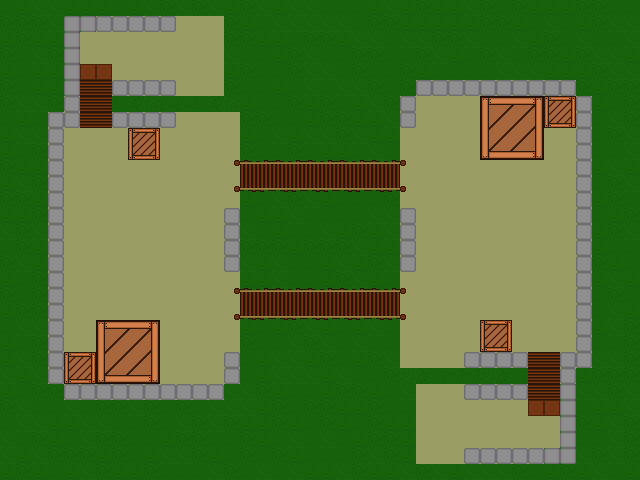

This is a level from a 2D game, rendered from its Tiled map with the project's own tilesets. A one-line summary and the map file follow, with tile-layer data summarised:
An orthogonal 40x30 tile map with 16x16 px tiles, 4 tile layers (ground, obstacles, stairs and bridge, decorations), 3 tilesets and 49 objects (6x spawn, 6x weaponspawn, 2x team, 2x itemspawn).

<map version="1.0" orientation="orthogonal" renderorder="right-down" width="40" height="30" tilewidth="16" tileheight="16" nextobjectid="79">
 <properties>
  <property name="ffa" value="true" />
  <property name="name" value="Castle Kung" />
  <property name="team" value="true" />
 </properties>
 <tileset firstgid="1" name="castle_Set" tilewidth="16" tileheight="16" tilecount="16" columns="4">
  <image source="sprites/castle_Set.png" width="64" height="64" />
 </tileset>
 <tileset firstgid="17" name="landscapetextures" tilewidth="16" tileheight="16" tilecount="32" columns="8">
  <image source="sprites/landscapetextures.png" width="128" height="64" />
 </tileset>
 <tileset firstgid="49" name="obstaclesSheet" tilewidth="16" tileheight="16" tilecount="128" columns="16">
  <image source="sprites/obstaclesSheet.png" width="256" height="128" />
 </tileset>
 <layer name="ground" width="40" height="30">
  <data>[1200 cells, 1200 non-empty, 5 distinct tile ids]</data>
 </layer>
 <objectgroup name="spawnzones">
  <object id="55" name="Left_team" type="team" x="80" y="144" width="32" height="160">
   <properties>
    <property name="team_id" value="1" />
   </properties>
  </object>
  <object id="56" name="Right_team" type="team" x="528" y="176" width="32" height="160">
   <properties>
    <property name="team_id" value="2" />
   </properties>
  </object>
 </objectgroup>
 <objectgroup name="spawnpoints">
  <object id="68" name="spawn1" type="spawn" x="432" y="416" width="16" height="16">
   <ellipse />
  </object>
  <object id="69" name="spawn1" type="spawn" x="192" y="48" width="16" height="16">
   <ellipse />
  </object>
  <object id="71" name="spawn1" type="spawn" x="560" y="128" width="16" height="16">
   <ellipse />
  </object>
  <object id="72" name="spawn1" type="spawn" x="80" y="336" width="16" height="16">
   <ellipse />
  </object>
  <object id="73" name="spawn1" type="spawn" x="176" y="352" width="16" height="16">
   <ellipse />
  </object>
  <object id="74" name="spawn1" type="spawn" x="464" y="96" width="16" height="16">
   <ellipse />
  </object>
 </objectgroup>
 <layer name="obstacles" width="40" height="30">
  <data>[1200 cells, 322 non-empty, 25 distinct tile ids]</data>
 </layer>
 <layer name="stairs and bridge" width="40" height="30">
  <data>[1200 cells, 56 non-empty, 6 distinct tile ids]</data>
 </layer>
 <layer name="decorations" width="40" height="30">
  <data>[1200 cells, 48 non-empty, 2 distinct tile ids]</data>
 </layer>
 <objectgroup name="collision">
  <object id="2" x="176" y="0" width="47" height="15.5">
   <properties>
    <property name="collision_level" value="1" />
   </properties>
  </object>
  <object id="3" x="240" y="112" width="159.333" height="49.7037">
   <properties>
    <property name="collision_level" value="1" />
   </properties>
  </object>
  <object id="6" x="240" y="192" width="159.333" height="96">
   <properties>
    <property name="collision_level" value="1" />
   </properties>
  </object>
  <object id="7" x="240" y="320" width="159.333" height="64">
   <properties>
    <property name="collision_level" value="1" />
   </properties>
  </object>
  <object id="8" x="400" y="368" width="128" height="16">
   <properties>
    <property name="collision_level" value="1" />
   </properties>
  </object>
  <object id="9" x="224" y="0" width="192" height="96">
   <properties>
    <property name="collision_level" value="1" />
   </properties>
  </object>
  <object id="10" x="224" y="384" width="192" height="96">
   <properties>
    <property name="collision_level" value="1" />
   </properties>
  </object>
  <object id="11" x="112" y="96" width="288" height="16">
   <properties>
    <property name="collision_level" value="1" />
   </properties>
  </object>
  <object id="12" x="416" y="464" width="48" height="16">
   <properties>
    <property name="collision_level" value="1" />
   </properties>
  </object>
  <object id="13" x="224" y="208" width="16" height="64">
   <properties>
    <property name="collision_level" value="3" />
   </properties>
  </object>
  <object id="15" x="400" y="208" width="16" height="64">
   <properties>
    <property name="collision_level" value="3" />
   </properties>
  </object>
  <object id="16" x="576" y="96" width="16" height="272">
   <properties>
    <property name="collision_level" value="3" />
   </properties>
  </object>
  <object id="17" x="48" y="112" width="16" height="272">
   <properties>
    <property name="collision_level" value="3" />
   </properties>
  </object>
  <object id="18" x="64" y="16" width="16" height="112">
   <properties>
    <property name="collision_level" value="3" />
   </properties>
  </object>
  <object id="19" x="560" y="352" width="16" height="112">
   <properties>
    <property name="collision_level" value="3" />
   </properties>
  </object>
  <object id="24" x="112" y="80" width="16" height="48">
   <properties>
    <property name="collision_level" value="2" />
   </properties>
  </object>
  <object id="25" x="512" y="352" width="16" height="48">
   <properties>
    <property name="collision_level" value="2" />
   </properties>
  </object>
  <object id="26" x="224" y="352" width="16" height="32">
   <properties>
    <property name="collision_level" value="3" />
   </properties>
  </object>
  <object id="27" x="400" y="96" width="16" height="32">
   <properties>
    <property name="collision_level" value="3" />
   </properties>
  </object>
  <object id="28" x="80" y="16" width="96" height="16">
   <properties>
    <property name="collision_level" value="3" />
   </properties>
  </object>
  <object id="29" x="464" y="448" width="96" height="16">
   <properties>
    <property name="collision_level" value="3" />
   </properties>
  </object>
  <object id="30" x="464" y="384" width="64" height="16">
   <properties>
    <property name="collision_level" value="3" />
   </properties>
  </object>
  <object id="31" x="464" y="352" width="64" height="16">
   <properties>
    <property name="collision_level" value="3" />
   </properties>
  </object>
  <object id="32" x="112" y="112" width="64" height="16">
   <properties>
    <property name="collision_level" value="3" />
   </properties>
  </object>
  <object id="33" x="112" y="80" width="64" height="16">
   <properties>
    <property name="collision_level" value="3" />
   </properties>
  </object>
  <object id="34" x="64" y="384" width="160" height="16">
   <properties>
    <property name="collision_level" value="3" />
   </properties>
  </object>
  <object id="35" x="416" y="80" width="160" height="16">
   <properties>
    <property name="collision_level" value="3" />
   </properties>
  </object>
  <object id="36" x="96" y="320" width="64" height="64">
   <properties>
    <property name="collision_level" value="2" />
   </properties>
  </object>
  <object id="37" x="480" y="96" width="64" height="64">
   <properties>
    <property name="collision_level" value="2" />
   </properties>
  </object>
  <object id="40" x="128" y="128" width="32" height="32">
   <properties>
    <property name="collision_level" value="2" />
   </properties>
  </object>
  <object id="41" x="64" y="352" width="32" height="32">
   <properties>
    <property name="collision_level" value="2" />
   </properties>
  </object>
  <object id="42" x="480" y="320" width="32" height="32">
   <properties>
    <property name="collision_level" value="2" />
   </properties>
  </object>
  <object id="45" x="544" y="96" width="32" height="32">
   <properties>
    <property name="collision_level" value="2" />
   </properties>
  </object>
 </objectgroup>
 <objectgroup name="weaponspawn">
  <object id="48" name="weaponspawn" x="176" y="48" width="16" height="16" />
  <object id="50" name="weaponspawn" x="448" y="416" width="16" height="16" />
  </objectgroup>
 <objectgroup name="itemspawn">
  <!-- 2 objects omitted --></objectgroup>
</map>
<!-- 6 of 49 objects omitted -->
